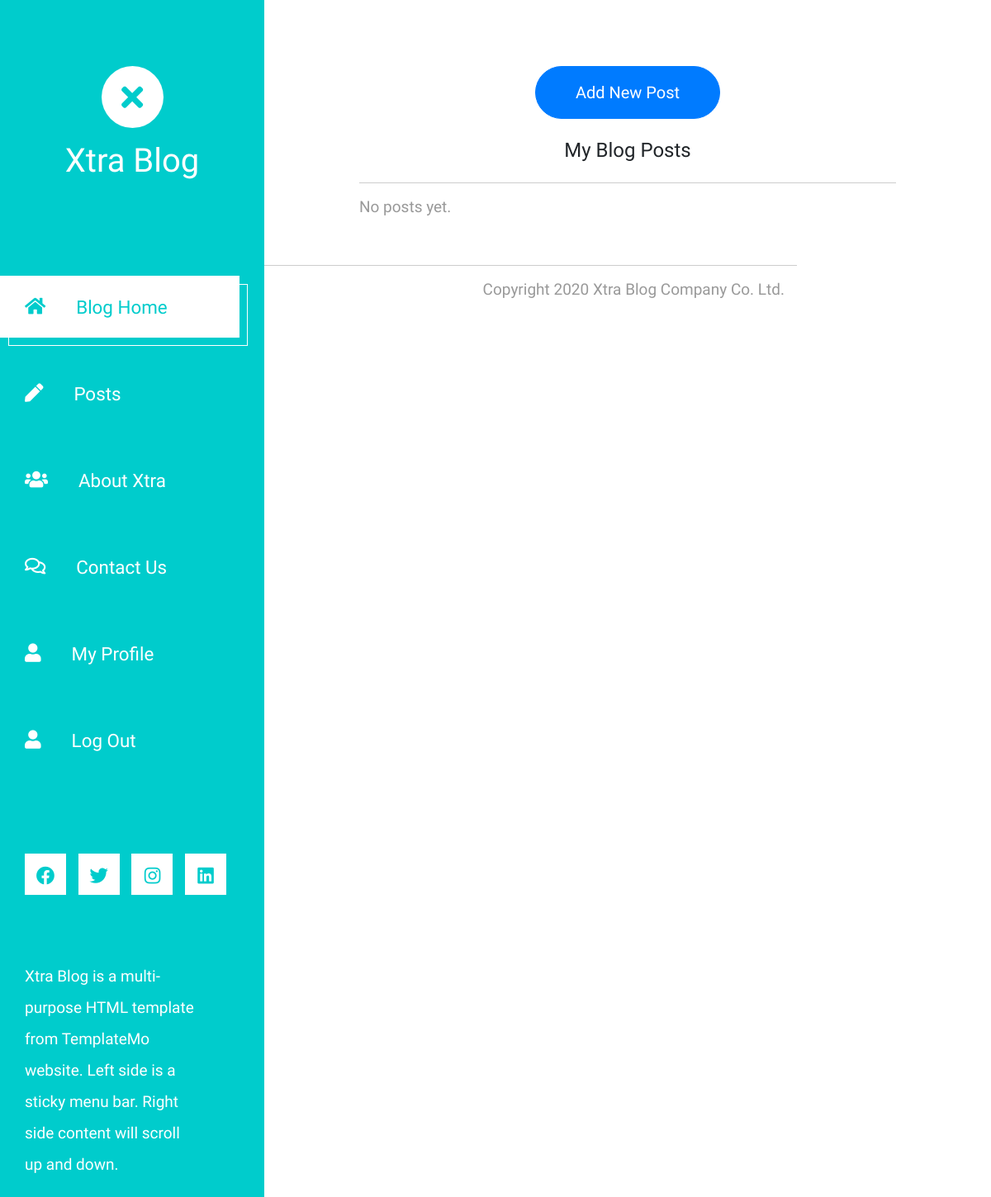
The app's page /userpost/4/, older data.
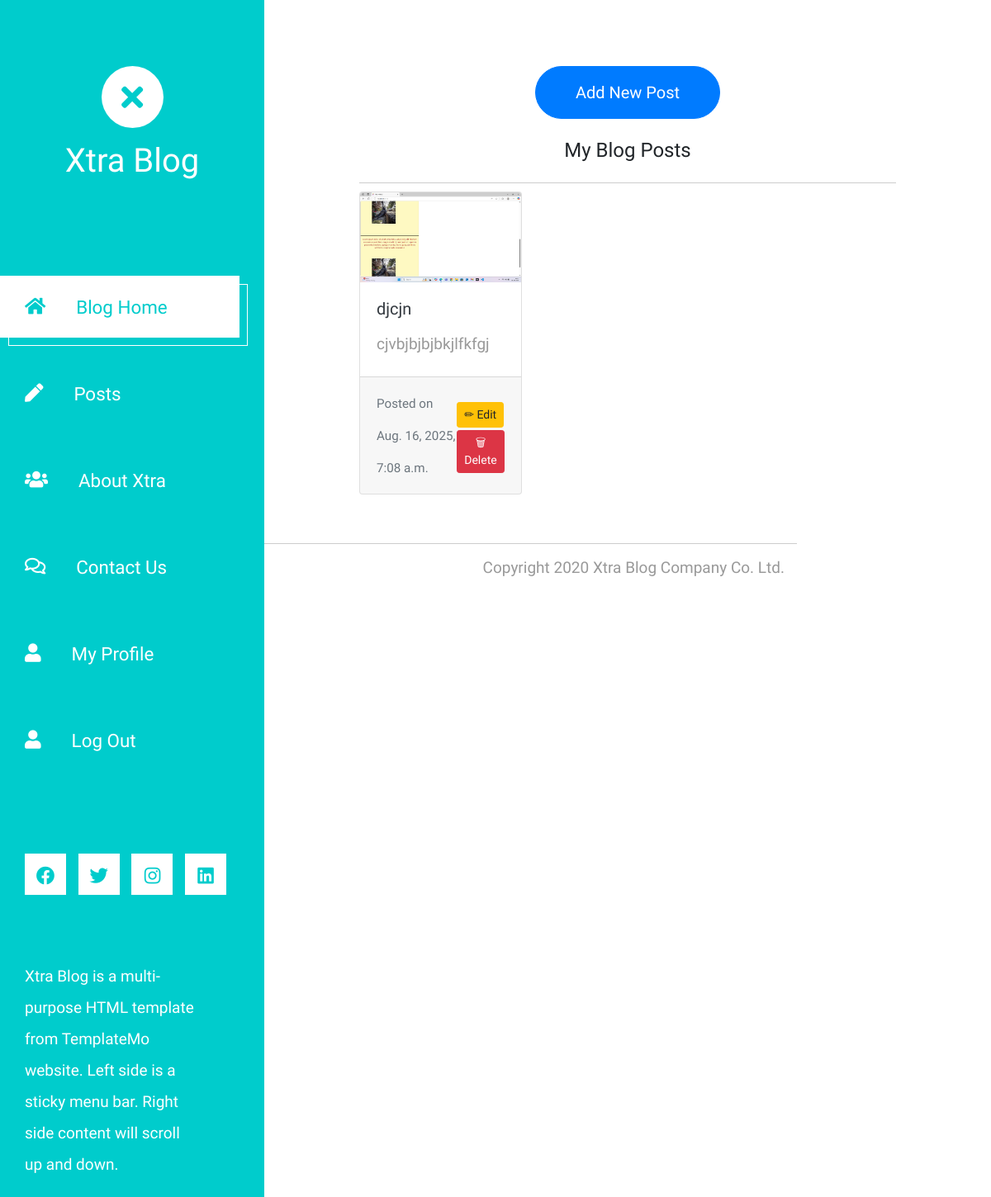
The same page, newer data.
### App/models.py (models this page shows, shortened)
class Posts(models.Model):
    STATUS = (
        ('0', "DRAFT"),
        ('1', "PUBLISH")
    )
    title = models.CharField(max_length=100)
    image = models.ImageField(upload_to="img")
    content = models.TextField()
    author = models.ForeignKey(User, on_delete=models.CASCADE, related_name="posts")
    category = models.ForeignKey(Category, related_name='posts', on_delete=models.CASCADE)
    blog_slug = models.SlugField(max_length=200, unique=True, blank=True)
    date = models.DateTimeField(auto_now_add=True)
    status = models.CharField(choices=STATUS, max_length=1, default=0)
    main_post = models.BooleanField(default=False)

### App/views.py (the view)
# urls.py: path('userpost/<int:id>/',views.userpost,name='userpost'),
def userpost(request,id):
    user_profile = User.objects.get( id=id)
    user_posts = Posts.objects.filter(author=user_profile).order_by('-date')
    return render(request, 'userpost.html', {'user_profile': user_profile,  'posts': user_posts})

### Template/userpost.html (shortened to what this page needs)
{% extends 'userindex.html' %}
{% block content %}
{% load static %}
<div class="text-center mb-4">
    <a href="{% url 'post_blog' %}" class="btn btn-custom-blue btn-lg rounded-pill px-5 py-3">
         Add New Post
    </a>
</div>
<h4 class="text-center mb-4">My Blog Posts</h4>
<hr>
{% if posts %}
<div class="row">
    {% for post in posts %}
    <div class="col-md-4 mb-4">
        <a href="{% url 'post_detail' post.blog_slug %}" class="text-decoration-none text-dark">
            <div class="card h-100">
                {% if post.image %}
                <img src="{{ post.image.url }}" class="card-img-top" alt="{{ post.title }}">
                {% endif %}
                <div class="card-body">
                    <h5 class="card-title">{{ post.title }}</h5>
                    <p class="card-text">{{ post.content|truncatewords:20 }}</p>
                </div>
                <div class="card-footer d-flex justify-content-between align-items-center">
                    <small class="text-muted">Posted on {{ post.date }}</small>
        </a>
        <div>
            <a href="{% url 'edit_post' post.id %}" class="btn btn-sm btn-warning">✏ Edit</a>
            <a href="{% url 'delete_post' post.id %}" class="btn btn-sm btn-danger"onclick="return confirm('Are you sure you want to delete this post?');">🗑 Delete</a>
        </div>
    </div>
</div>
</div>
{% endfor %}
{% else %}
<p>No posts yet.</p>
{% endif %}
</div>
{% endblock %}

Row changes from the older to the newer data that the page shows:
added Posts: image (picture), title "djcjn", content "cjvbjbjbjbkjlfkfgj", date "Aug. 16, 2025, 7:08 a.m."
Text that changed along with them:
text no longer shown: "No posts yet."
